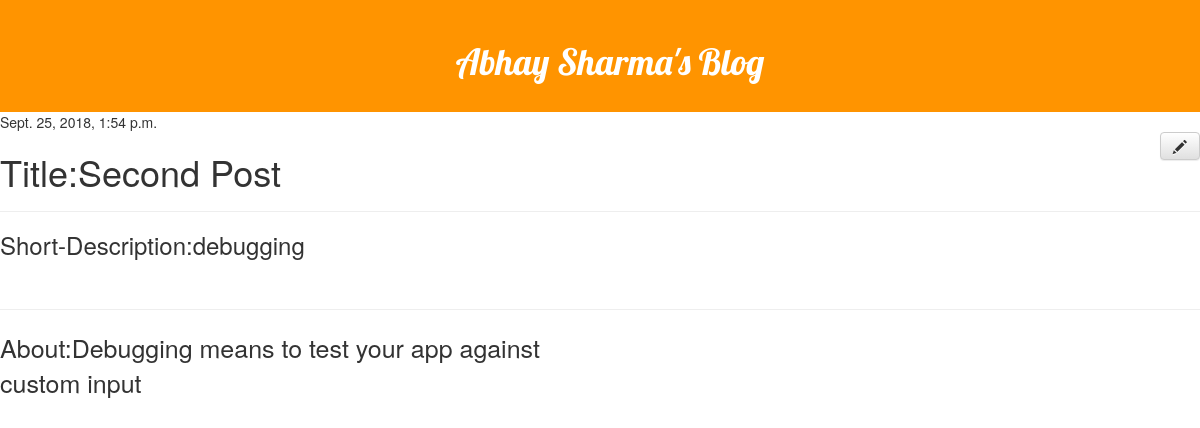
The app's page /post/2/ with its own data.
### blog/models.py (models this page shows, shortened)
class Post(models.Model):
    author = models.ForeignKey('auth.user',on_delete=models.CASCADE)
    post_title = models.CharField(max_length=1000)
    short_description = models.TextField(default="I  am  Phenomenal")
    post_body = models.TextField()
    published_date = models.DateTimeField(blank=True, null=True)
    created_date = models.DateTimeField(default=timezone.now)

### blog/views.py (the view)
# urls.py: path('post/<int:pk>/', views.post_details, name='post_details'),
def post_details(request,pk):
    try:
        post=Post.objects.get(pk=pk)
    except Post.DoesNotExist:
        return render(request,'blog/error.html',{})
    return render(request, 'blog/post_details.html',  {'post': post})

### blog/templates/blog/post_details.html (shortened to what this page needs)
{% extends 'blog/base.html' %}
{% load static %}
{% block heading %}
   <div id="Post">
       <h1 id="Page_title"><a href="/"><span>Abhay Sharma's Blog</span></a></h1>
   </div>
{% endblock %}
{% block body %}
    <div id="body1">
    <div id="box">
        {% if post.published_date %}
            <div class="date">
                {{ post.published_date }}
            </div>
        {% endif %}
         <a class="btn btn-default" id="edit-btn" href="{% url 'post_edit' pk=post.pk%}"><span class="glyphicon glyphicon-pencil"  style="float: right;margin-right: 2%"></span></a>
        <h1>Title:{{ post.post_title }}</h1>
        <hr>
         <h3>Short-Description:{{ post.short_description }}</h3><br><hr style="color: #ff9400; opacity: 1">
        <p id="short-description1">About:{{ post.post_body|linebreaksbr }}</p>
    </div>
    </div>
{% endblock %}

### blog/static/css/style.css (style rules this page uses)
body,html { margin: 0; padding: 0; }
h1 a { color: #FFa619; font-family: 'Lobster',sans-serif,'Ubuntu', 'Lucida Grande', 'Lucida Sans Unicode', 'Geneva', 'Verdana', sans-serif; }
#Post { background-color: #ff9400; margin-top: 0; padding: 20px 20px 20px 40px; }
#Page_title span { color:white!important; }
#Page_title { text-align: center; }
#short-description1 { font-size: 25px; }
#edit-btn { float: right; }

### records on screen
Post: published_date "Sept. 25, 2018, 1:54 p.m.", post_title "Second Post", short_description "debugging", post_body "Debugging means to test your app against custom input"
